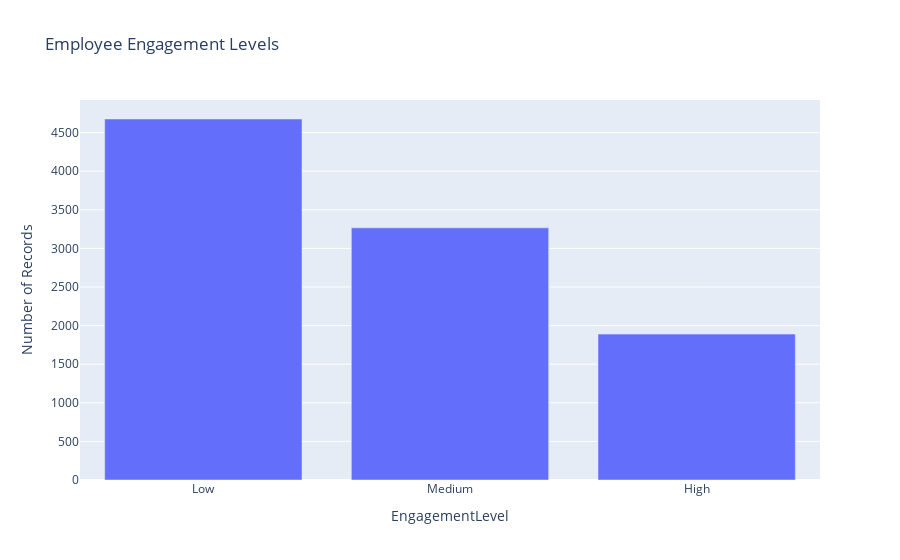

Here is the notebook cell this chart was saved with:
### Code cell
#Section 1: Engagement Level Distribution
eng_counts = merged['EngagementLevel'].value_counts().sort_index().reset_index()
eng_counts.columns = ['EngagementLevel', 'Count']
fig1 = px.bar(
    eng_counts,
    x='EngagementLevel',
    y='Count',
    title='Employee Engagement Levels',
    category_orders={'EngagementLevel': ['Low', 'Medium', 'High']},
    labels={'Count': 'Number of Records'},
)
fig1.show()

### Figure 1 — Plotly figure (JSON) as saved in the notebook; plotly's stock layout.template omitted (floating-point values rounded to 4 significant figures)
{"data": [{"alignmentgroup": "True", "hovertemplate": "EngagementLevel=%{x}<br>Number of Records=%{y}<extra></extra>", "legendgroup": "", "marker": {"color": "#636efa", "pattern": {"shape": ""}}, "name": "", "offsetgroup": "", "orientation": "v", "showlegend": false, "textposition": "auto", "type": "bar", "x": ["High", "Low", "Medium"], "xaxis": "x", "y": [1890, 4676, 3266], "yaxis": "y"}], "layout": {"barmode": "relative", "legend": {"tracegroupgap": 0}, "title": {"text": "Employee Engagement Levels"}, "xaxis": {"anchor": "y", "categoryarray": ["Low", "Medium", "High"], "categoryorder": "array", "domain": [0, 1], "title": {"text": "EngagementLevel"}}, "yaxis": {"anchor": "x", "domain": [0, 1], "title": {"text": "Number of Records"}}}}
